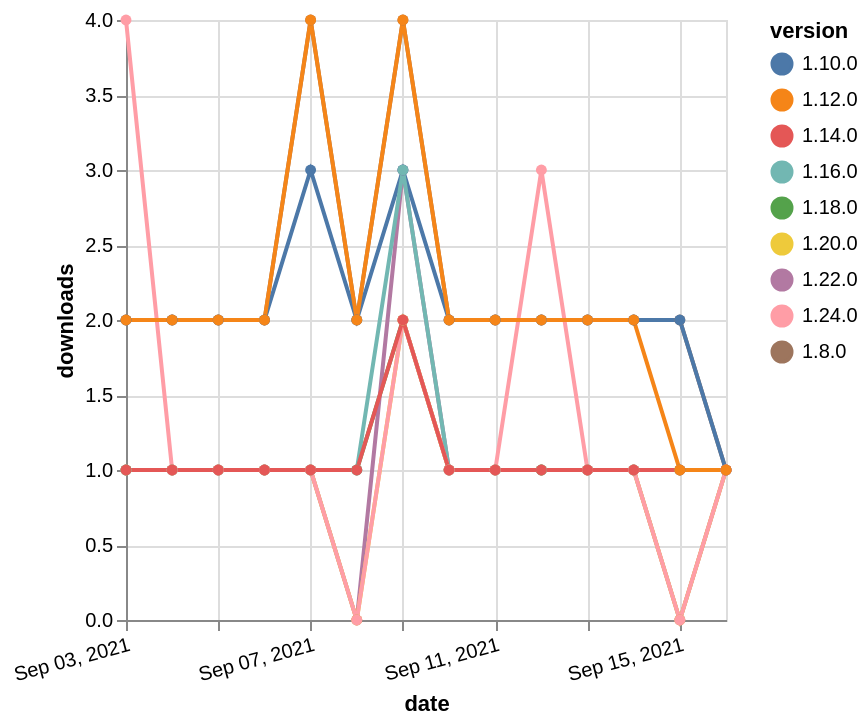

Express this chart as Vega-Lite.
### Vega-Lite specification from a JSON file in a GitHub repository (floating-point values rounded to 4 significant figures)
{"$schema": "https://vega.github.io/schema/vega-lite/v5.json", "description": "A simple bar chart with embedded data.", "data": {"values": [{"date": "2021-09-03", "total": 180, "delta": 1, "version": "1.18.0"}, {"date": "2021-09-04", "total": 181, "delta": 1, "version": "1.18.0"}, {"date": "2021-09-05", "total": 182, "delta": 1, "version": "1.18.0"}, {"date": "2021-09-06", "total": 183, "delta": 1, "version": "1.18.0"}, {"date": "2021-09-07", "total": 184, "delta": 1, "version": "1.18.0"}, {"date": "2021-09-08", "total": 185, "delta": 1, "version": "1.18.0"}, {"date": "2021-09-09", "total": 187, "delta": 2, "version": "1.18.0"}, {"date": "2021-09-10", "total": 188, "delta": 1, "version": "1.18.0"}, {"date": "2021-09-11", "total": 189, "delta": 1, "version": "1.18.0"}, {"date": "2021-09-12", "total": 190, "delta": 1, "version": "1.18.0"}, {"date": "2021-09-13", "total": 191, "delta": 1, "version": "1.18.0"}, {"date": "2021-09-14", "total": 192, "delta": 1, "version": "1.18.0"}, {"date": "2021-09-15", "total": 193, "delta": 1, "version": "1.18.0"}, {"date": "2021-09-16", "total": 194, "delta": 1, "version": "1.18.0"}, {"date": "2021-09-03", "total": 175, "delta": 1, "version": "1.22.0"}, {"date": "2021-09-04", "total": 176, "delta": 1, "version": "1.22.0"}, {"date": "2021-09-05", "total": 177, "delta": 1, "version": "1.22.0"}, {"date": "2021-09-06", "total": 178, "delta": 1, "version": "1.22.0"}, {"date": "2021-09-07", "total": 179, "delta": 1, "version": "1.22.0"}, {"date": "2021-09-08", "total": 179, "delta": 0, "version": "1.22.0"}, {"date": "2021-09-09", "total": 182, "delta": 3, "version": "1.22.0"}, {"date": "2021-09-10", "total": 183, "delta": 1, "version": "1.22.0"}, {"date": "2021-09-11", "total": 184, "delta": 1, "version": "1.22.0"}, {"date": "2021-09-12", "total": 185, "delta": 1, "version": "1.22.0"}, {"date": "2021-09-13", "total": 186, "delta": 1, "version": "1.22.0"}, {"date": "2021-09-14", "total": 187, "delta": 1, "version": "1.22.0"}, {"date": "2021-09-15", "total": 187, "delta": 0, "version": "1.22.0"}, {"date": "2021-09-16", "total": 188, "delta": 1, "version": "1.22.0"}, {"date": "2021-09-03", "total": 3197, "delta": 2, "version": "1.8.0"}, {"date": "2021-09-04", "total": 3199, "delta": 2, "version": "1.8.0"}, {"date": "2021-09-05", "total": 3201, "delta": 2, "version": "1.8.0"}, {"date": "2021-09-06", "total": 3203, "delta": 2, "version": "1.8.0"}, {"date": "2021-09-07", "total": 3207, "delta": 4, "version": "1.8.0"}, {"date": "2021-09-08", "total": 3209, "delta": 2, "version": "1.8.0"}, {"date": "2021-09-09", "total": 3213, "delta": 4, "version": "1.8.0"}, {"date": "2021-09-10", "total": 3215, "delta": 2, "version": "1.8.0"}, {"date": "2021-09-11", "total": 3217, "delta": 2, "version": "1.8.0"}, {"date": "2021-09-12", "total": 3219, "delta": 2, "version": "1.8.0"}, {"date": "2021-09-13", "total": 3221, "delta": 2, "version": "1.8.0"}, {"date": "2021-09-14", "total": 3223, "delta": 2, "version": "1.8.0"}, {"date": "2021-09-15", "total": 3225, "delta": 2, "version": "1.8.0"}, {"date": "2021-09-16", "total": 3226, "delta": 1, "version": "1.8.0"}, {"date": "2021-09-03", "total": 2611, "delta": 2, "version": "1.10.0"}, {"date": "2021-09-04", "total": 2613, "delta": 2, "version": "1.10.0"}, {"date": "2021-09-05", "total": 2615, "delta": 2, "version": "1.10.0"}, {"date": "2021-09-06", "total": 2617, "delta": 2, "version": "1.10.0"}, {"date": "2021-09-07", "total": 2620, "delta": 3, "version": "1.10.0"}, {"date": "2021-09-08", "total": 2622, "delta": 2, "version": "1.10.0"}, {"date": "2021-09-09", "total": 2625, "delta": 3, "version": "1.10.0"}, {"date": "2021-09-10", "total": 2627, "delta": 2, "version": "1.10.0"}, {"date": "2021-09-11", "total": 2629, "delta": 2, "version": "1.10.0"}, {"date": "2021-09-12", "total": 2631, "delta": 2, "version": "1.10.0"}, {"date": "2021-09-13", "total": 2633, "delta": 2, "version": "1.10.0"}, {"date": "2021-09-14", "total": 2635, "delta": 2, "version": "1.10.0"}, {"date": "2021-09-15", "total": 2637, "delta": 2, "version": "1.10.0"}, {"date": "2021-09-16", "total": 2638, "delta": 1, "version": "1.10.0"}, {"date": "2021-09-03", "total": 157, "delta": 1, "version": "1.20.0"}, {"date": "2021-09-04", "total": 158, "delta": 1, "version": "1.20.0"}, {"date": "2021-09-05", "total": 159, "delta": 1, "version": "1.20.0"}, {"date": "2021-09-06", "total": 160, "delta": 1, "version": "1.20.0"}, {"date": "2021-09-07", "total": 161, "delta": 1, "version": "1.20.0"}, {"date": "2021-09-08", "total": 161, "delta": 0, "version": "1.20.0"}, {"date": "2021-09-09", "total": 163, "delta": 2, "version": "1.20.0"}, {"date": "2021-09-10", "total": 164, "delta": 1, "version": "1.20.0"}, {"date": "2021-09-11", "total": 165, "delta": 1, "version": "1.20.0"}, {"date": "2021-09-12", "total": 166, "delta": 1, "version": "1.20.0"}, {"date": "2021-09-13", "total": 167, "delta": 1, "version": "1.20.0"}, {"date": "2021-09-14", "total": 168, "delta": 1, "version": "1.20.0"}, {"date": "2021-09-15", "total": 168, "delta": 0, "version": "1.20.0"}, {"date": "2021-09-16", "total": 169, "delta": 1, "version": "1.20.0"}, {"date": "2021-09-03", "total": 323, "delta": 1, "version": "1.16.0"}, {"date": "2021-09-04", "total": 324, "delta": 1, "version": "1.16.0"}, {"date": "2021-09-05", "total": 325, "delta": 1, "version": "1.16.0"}, {"date": "2021-09-06", "total": 326, "delta": 1, "version": "1.16.0"}, {"date": "2021-09-07", "total": 327, "delta": 1, "version": "1.16.0"}, {"date": "2021-09-08", "total": 328, "delta": 1, "version": "1.16.0"}, {"date": "2021-09-09", "total": 331, "delta": 3, "version": "1.16.0"}, {"date": "2021-09-10", "total": 332, "delta": 1, "version": "1.16.0"}, {"date": "2021-09-11", "total": 333, "delta": 1, "version": "1.16.0"}, {"date": "2021-09-12", "total": 334, "delta": 1, "version": "1.16.0"}, {"date": "2021-09-13", "total": 335, "delta": 1, "version": "1.16.0"}, {"date": "2021-09-14", "total": 336, "delta": 1, "version": "1.16.0"}, {"date": "2021-09-15", "total": 337, "delta": 1, "version": "1.16.0"}, {"date": "2021-09-16", "total": 338, "delta": 1, "version": "1.16.0"}, {"date": "2021-09-03", "total": 121, "delta": 4, "version": "1.24.0"}, {"date": "2021-09-04", "total": 122, "delta": 1, "version": "1.24.0"}, {"date": "2021-09-05", "total": 123, "delta": 1, "version": "1.24.0"}, {"date": "2021-09-06", "total": 124, "delta": 1, "version": "1.24.0"}, {"date": "2021-09-07", "total": 125, "delta": 1, "version": "1.24.0"}, {"date": "2021-09-08", "total": 125, "delta": 0, "version": "1.24.0"}, {"date": "2021-09-09", "total": 127, "delta": 2, "version": "1.24.0"}, {"date": "2021-09-10", "total": 128, "delta": 1, "version": "1.24.0"}, {"date": "2021-09-11", "total": 129, "delta": 1, "version": "1.24.0"}, {"date": "2021-09-12", "total": 132, "delta": 3, "version": "1.24.0"}, {"date": "2021-09-13", "total": 133, "delta": 1, "version": "1.24.0"}, {"date": "2021-09-14", "total": 134, "delta": 1, "version": "1.24.0"}, {"date": "2021-09-15", "total": 134, "delta": 0, "version": "1.24.0"}, {"date": "2021-09-16", "total": 135, "delta": 1, "version": "1.24.0"}, {"date": "2021-09-03", "total": 231, "delta": 1, "version": "1.14.0"}, {"date": "2021-09-04", "total": 232, "delta": 1, "version": "1.14.0"}, {"date": "2021-09-05", "total": 233, "delta": 1, "version": "1.14.0"}, {"date": "2021-09-06", "total": 234, "delta": 1, "version": "1.14.0"}, {"date": "2021-09-07", "total": 235, "delta": 1, "version": "1.14.0"}, {"date": "2021-09-08", "total": 236, "delta": 1, "version": "1.14.0"}, {"date": "2021-09-09", "total": 238, "delta": 2, "version": "1.14.0"}, {"date": "2021-09-10", "total": 239, "delta": 1, "version": "1.14.0"}, {"date": "2021-09-11", "total": 240, "delta": 1, "version": "1.14.0"}, {"date": "2021-09-12", "total": 241, "delta": 1, "version": "1.14.0"}, {"date": "2021-09-13", "total": 242, "delta": 1, "version": "1.14.0"}, {"date": "2021-09-14", "total": 243, "delta": 1, "version": "1.14.0"}, {"date": "2021-09-15", "total": 244, "delta": 1, "version": "1.14.0"}, {"date": "2021-09-16", "total": 245, "delta": 1, "version": "1.14.0"}, {"date": "2021-09-03", "total": 2476, "delta": 2, "version": "1.12.0"}, {"date": "2021-09-04", "total": 2478, "delta": 2, "version": "1.12.0"}, {"date": "2021-09-05", "total": 2480, "delta": 2, "version": "1.12.0"}, {"date": "2021-09-06", "total": 2482, "delta": 2, "version": "1.12.0"}, {"date": "2021-09-07", "total": 2486, "delta": 4, "version": "1.12.0"}, {"date": "2021-09-08", "total": 2488, "delta": 2, "version": "1.12.0"}, {"date": "2021-09-09", "total": 2492, "delta": 4, "version": "1.12.0"}, {"date": "2021-09-10", "total": 2494, "delta": 2, "version": "1.12.0"}, {"date": "2021-09-11", "total": 2496, "delta": 2, "version": "1.12.0"}, {"date": "2021-09-12", "total": 2498, "delta": 2, "version": "1.12.0"}, {"date": "2021-09-13", "total": 2500, "delta": 2, "version": "1.12.0"}, {"date": "2021-09-14", "total": 2502, "delta": 2, "version": "1.12.0"}, {"date": "2021-09-15", "total": 2503, "delta": 1, "version": "1.12.0"}, {"date": "2021-09-16", "total": 2504, "delta": 1, "version": "1.12.0"}]}, "width": "container", "mark": {"type": "line", "point": {"filled": true}}, "encoding": {"x": {"field": "date", "type": "temporal", "timeUnit": "yearmonthdate", "title": "date", "axis": {"labelAngle": -15}}, "y": {"field": "delta", "type": "quantitative", "title": "downloads"}, "color": {"field": "version", "type": "nominal"}, "tooltip": {"field": "delta"}}}
